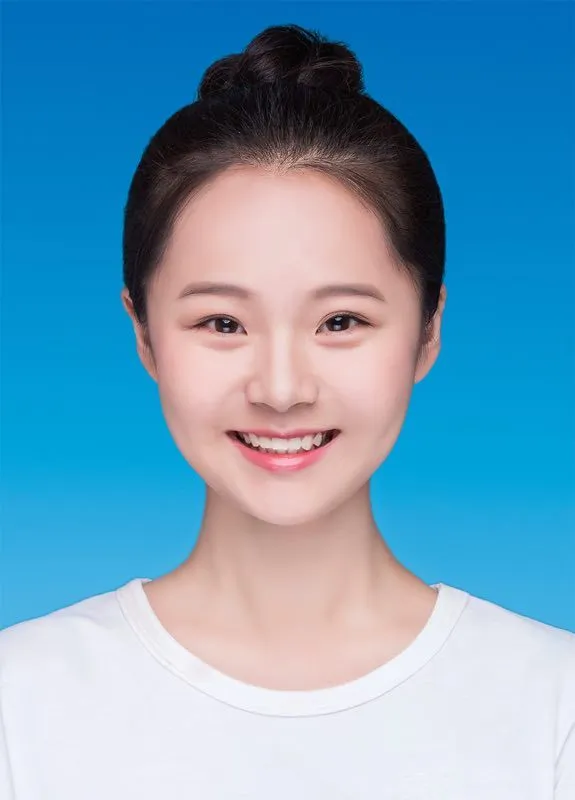
#> input picture 非常用py/640.jpg, 575 x 800 px
$ python 'python照片换底.py'
#> lines starting #> are read from the running program, lines starting #| are printed output that depends on the picture; after the words box and inside, x2 and y2 are one past the last pixel; in counts of white or black regions, pixels touching at a corner belong together
#   文章链接    https://mp.weixin.qq.com/s/NG7KT9awZg7G2x6ZeeQnnA

#   读取图片并显示

# import cv2
# import numpy as np
# # 读取照片
# img=cv2.imread('640.jpg')
#
# # 显示图像
# cv2.imshow('img',img)
#
# # 窗口等待的命令，0表示无限等待
# cv2.waitKey(0)

#   图片缩放

# import cv2
# import numpy as np
# # 读取照片
# img=cv2.imread('640.jpg')
#
# # 图像缩放
# img = cv2.resize(img,None,fx=0.5,fy=0.5)
# rows,cols,channels = img.shape
# print(rows,cols,channels)

# 显示图像
# cv2.imshow('img',img)
#
# # 窗口等待的命令，0表示无限等待
# cv2.waitKey(0)

#   将图片转换为灰度图像

# import cv2
# import numpy as np
# # 读取照片
# img=cv2.imread('640.jpg')
#
# # 图像缩放
# img = cv2.resize(img,None,fx=0.5,fy=0.5)
# rows,cols,channels = img.shape
# print(rows,cols,channels)
# cv2.imshow('img',img)
#
# # 图片转换为二值化图
# hsv = cv2.cvtColor(img,cv2.COLOR_BGR2HSV)
#
# # 显示图像
# cv2.imshow('hsv',hsv)
#
# # 窗口等待的命令，0表示无限等待
# cv2.waitKey(0)

#   将图片进行二值化处理

# import cv2
# import numpy as np
# # 读取照片
# img=cv2.imread('640.jpg')
#
# # 图像缩放
# img = cv2.resize(img,None,fx=0.5,fy=0.5)
# rows,cols,channels = img.shape
# print(rows,cols,channels)
# cv2.imshow('img',img)
#
# # 图片转换为灰度图
# hsv = cv2.cvtColor(img,cv2.COLOR_BGR2HSV)
# cv2.imshow('hsv',hsv)
#
# # 图片的二值化处理
# lower_blue = np.array([90,70,70])
# upper_blue = np.array([110,255,255])
# mask = cv2.inRange(hsv, lower_blue, upper_blue)
#
#
# # 显示图像
# cv2.imshow('mask',mask)
#
# # 窗口等待的命令，0表示无限等待
# cv2.waitKey(0)

#   图象的腐蚀和膨胀

# import cv2
# import numpy as np
# # 读取照片
# img=cv2.imread('640.jpg')
#
# # 图像缩放
# img = cv2.resize(img,None,fx=0.5,fy=0.5)
# rows,cols,channels = img.shape
# print(rows,cols,channels)
# cv2.imshow('img',img)
#
# # 图片转换为灰度图
# hsv = cv2.cvtColor(img,cv2.COLOR_BGR2HSV)
# cv2.imshow('hsv',hsv)
#
# # 图片的二值化处理
# lower_blue=np.array([90,70,70])
# upper_blue=np.array([110,255,255])
# mask = cv2.inRange(hsv, lower_blue, upper_blue)
#
#
# #腐蚀膨胀
# erode=cv2.erode(mask,None,iterations=1)
# cv2.imshow('erode',erode)
#
# dilate=cv2.dilate(erode,None,iterations=1)
# cv2.imshow('dilate',dilate)
#
#
# # 窗口等待的命令，0表示无限等待
# cv2.waitKey(0)

#   遍历每个像素点进行颜色替换——最终效果！

import cv2
import numpy as np
# 读取照片
img=cv2.imread('640.jpg')
#> img is the input picture: shape (800, 575, 3); mean B, G, R 188.1, 159.2, 111.2

# 图像缩放
img = cv2.resize(img,None,fx=0.5,fy=0.5)
#> img: shape (400, 288, 3)
rows,cols,channels = img.shape
#> rows = 400; cols = 288; channels = 3
print(rows,cols,channels)
#| 400 288 3
cv2.imshow('img',img)

# 图片转换为灰度图
hsv = cv2.cvtColor(img,cv2.COLOR_BGR2HSV)
#> hsv: shape (400, 288, 3); mean H, S, V 81.3, 133.3, 201
cv2.imshow('hsv',hsv)

# 图片的二值化处理
lower_blue=np.array([90,70,70])
upper_blue=np.array([110,255,255])
mask = cv2.inRange(hsv, lower_blue, upper_blue)
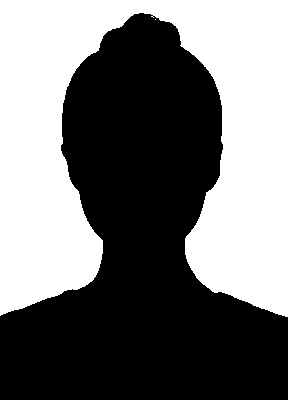
#> mask: shape (400, 288); 45.5% white; 2 white regions (1 under 20 px), largest, box (x1, y1, x2, y2) and area: (0, 0, 288, 317) 52361


#腐蚀膨胀
erode=cv2.erode(mask,None,iterations=1)
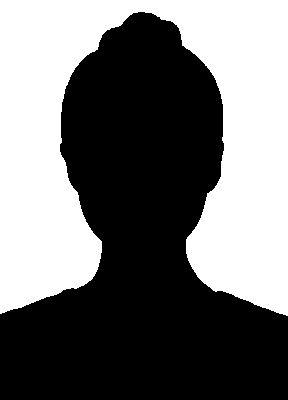
#> erode: shape (400, 288); 44.5% white; 1 white region, box (x1, y1, x2, y2) and area: (0, 0, 288, 316) 51294
cv2.imshow('erode',erode)

dilate=cv2.dilate(erode,None,iterations=1)
#> dilate: shape (400, 288); 45.4% white; 1 white region, box (x1, y1, x2, y2) and area: (0, 0, 288, 317) 52356
cv2.imshow('dilate',dilate)

#遍历每个像素点，进行颜色的替换
for i in range(rows):
  for j in range(cols):
    if erode[i,j]==255: # 像素点为255表示的是白色，我们就是要将白色处的像素点，替换为红色
      img[i,j]=(0,0,255) # 此处替换颜色，为BGR通道，不是RGB通道
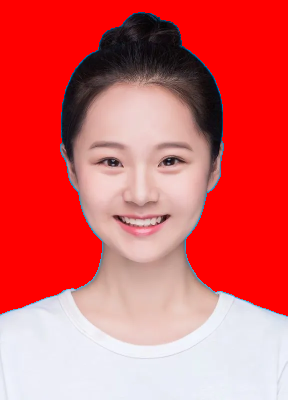
#> img: shape (400, 288, 3); mean B, G, R 96.9, 96.3, 219.9
cv2.imshow('res',img)

# 窗口等待的命令，0表示无限等待
cv2.waitKey(0)

#   但是转换后明显有瑕疵！还是用ps好！
